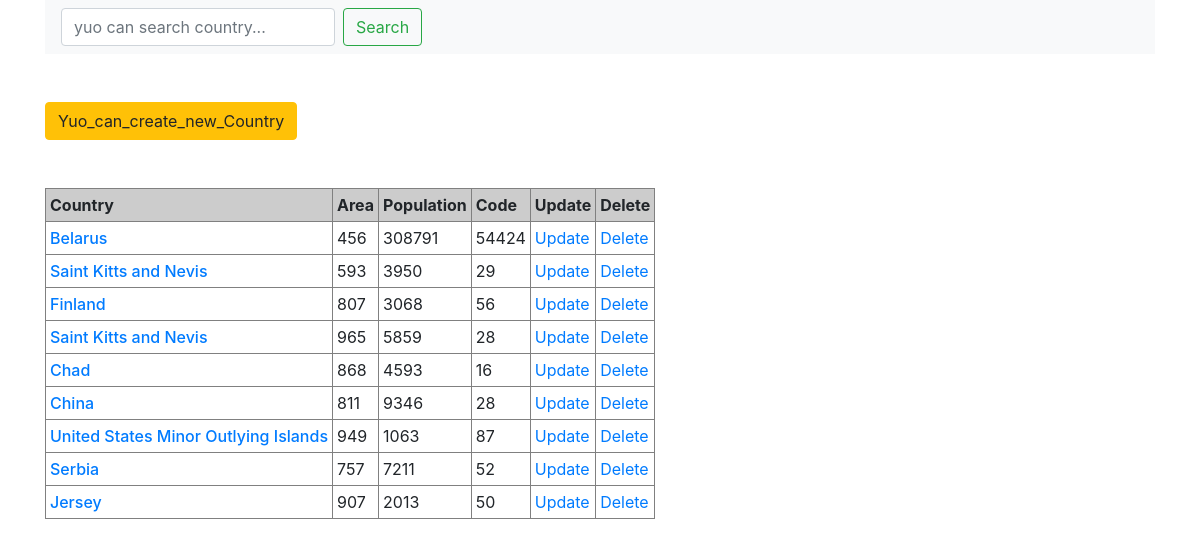
The page / on the database its author committed.
### tables this page shows
CREATE TABLE `countrytable` (
  `id` int(6) NOT NULL,
  `coutry` varchar(120) DEFAULT NULL,
  `area` double DEFAULT NULL,
  `population` double DEFAULT NULL,
  `code` int(250) DEFAULT NULL,
  `data` date DEFAULT NULL
);

### db_functions.php (called while the page is built, shortened)
<?php
    $prisijungimas = mysqli_connect(DB_HOST,  MYSQL_USER, MYSQL_PASSWORD, DB_NAME   );
    mysqli_set_charset($prisijungimas, 'utf8mb4');
    function getPrisijungimas() {
        global $prisijungimas;
        return $prisijungimas;
    }
        function getCountry_ID( $aa ) {
            $manoSQL = "SELECT * FROM countrytable  WHERE id='$aa'   ";
            $rezultataiOBJ = mysqli_query(getPrisijungimas(),  $manoSQL);
            $rezultataiArray = mysqli_fetch_assoc($rezultataiOBJ);
            return $rezultataiArray;
        }

### index.php (the view, shortened to what this page needs)
<?php require_once('db_functions.php') ?>
<!DOCTYPE html>
<html>
    <head>
      <link rel="stylesheet" href="https://stackpath.bootstrapcdn.com/bootstrap/4.3.1/css/bootstrap.min.css">
<div class="container">
<header>
        <nav class="navbar navbar-expand-lg navbar-light bg-light">
                <form action="search_country.php"    method="GET"   class="form-inline my-2 my-lg-0" >
                    <input type="text" class="form-control mr-sm-2" name="query" aria-label="Search" placeholder="yuo can search country...">
                    <button class="btn btn-outline-success my-2 my-sm-0" type="submit" value="Search">Search</button>
                </form>
        </nav>
</header>
<div class="row mb-5 mt-5">
  <div class="col">
    <?php echo "<a type='button' class='btn btn-warning' href= 'country_create_forma.php?nr=$i'>".Yuo_can_create_new_Country ."</a>";?>
  </div>
</div>
<div class="row">
  <div class="col-12">
    <table border="1" cellpadding="4">
    <tr>
        <td bgcolor="#CCCCCC"><strong>Country</strong></td>
        <td bgcolor="#CCCCCC"><strong>Area</strong></td><td bgcolor="#CCCCCC"><strong>Population</strong></td><td bgcolor="#CCCCCC"><strong>Code</strong></td><td bgcolor="#CCCCCC"><strong>Update</strong></td><td bgcolor="#CCCCCC"><strong>Delete</strong></td></tr>
    <?php
    for ($i=1; $i < HOME_NUMBER_OF_ARTICLES; $i++) {
    $laikinas = getCountry_ID( $i );
      if($laikinas == true){
    ?>
                <tr>
                <td><? echo "<a  class='card-title h6' href= 'city.php?nr=$i'>".$laikinas['coutry']."</a>"; ?></td>
                <td><? echo $laikinas['area']; ?></td>
                <td><? echo $laikinas['population']; ?></td>
                <td><? echo $laikinas['code']; ?></td>
                <td><? echo "<a class='card-link' href= 'country_update_forma.php?nr=$i'>".Update."</a>"; ?></td>
                <td><? echo "<a class='card-link' href= 'countrydelete.php?nr=$i'>".Delete."</a>"; ?></td>
                </tr>
    <?php
    }
    };
    ?>
    </table>
</div>
</div>
</div>

### rows shown on the page
countrytable: coutry "Belarus", area "456", population "308791", code "54424"
countrytable: coutry "Saint Kitts and Nevis", area "593", population "3950", code "29"
countrytable: coutry "Finland", area "807", population "3068", code "56"
countrytable: coutry "Saint Kitts and Nevis", area "965", population "5859", code "28"
countrytable: coutry "Chad", area "868", population "4593", code "16"
countrytable: coutry "China", area "811", population "9346", code "28"
countrytable: coutry "United States Minor Outlying Islands", area "949", population "1063", code "87"
countrytable: coutry "Serbia", area "757", population "7211", code "52"
countrytable: coutry "Jersey", area "907", population "2013", code "50"

### other values the page prints
Yuo_can_create_new_Country "Yuo_can_create_new_Country"
